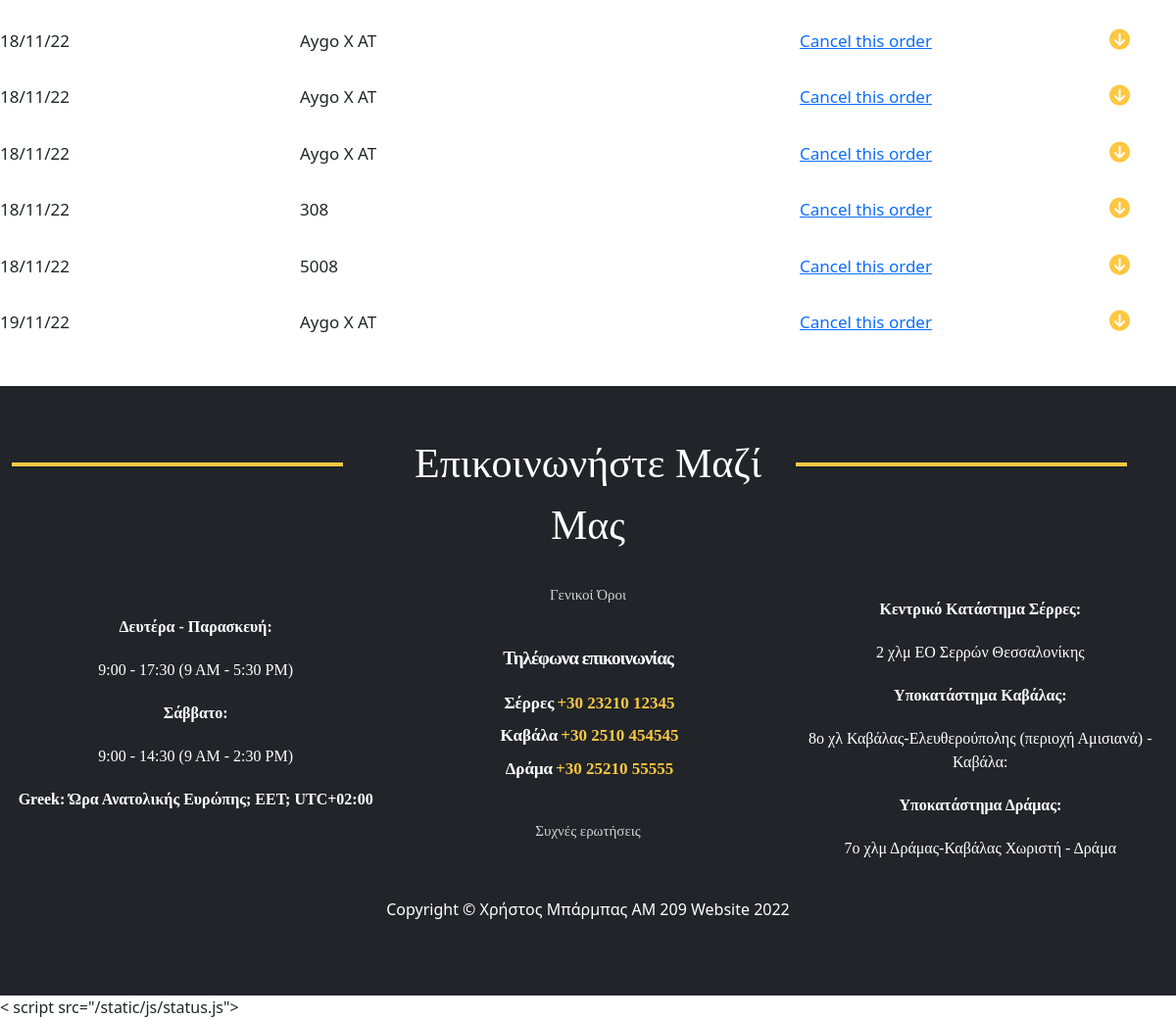
The page /totalRentals/ (signed in, lower part) on the database as committed earlier.
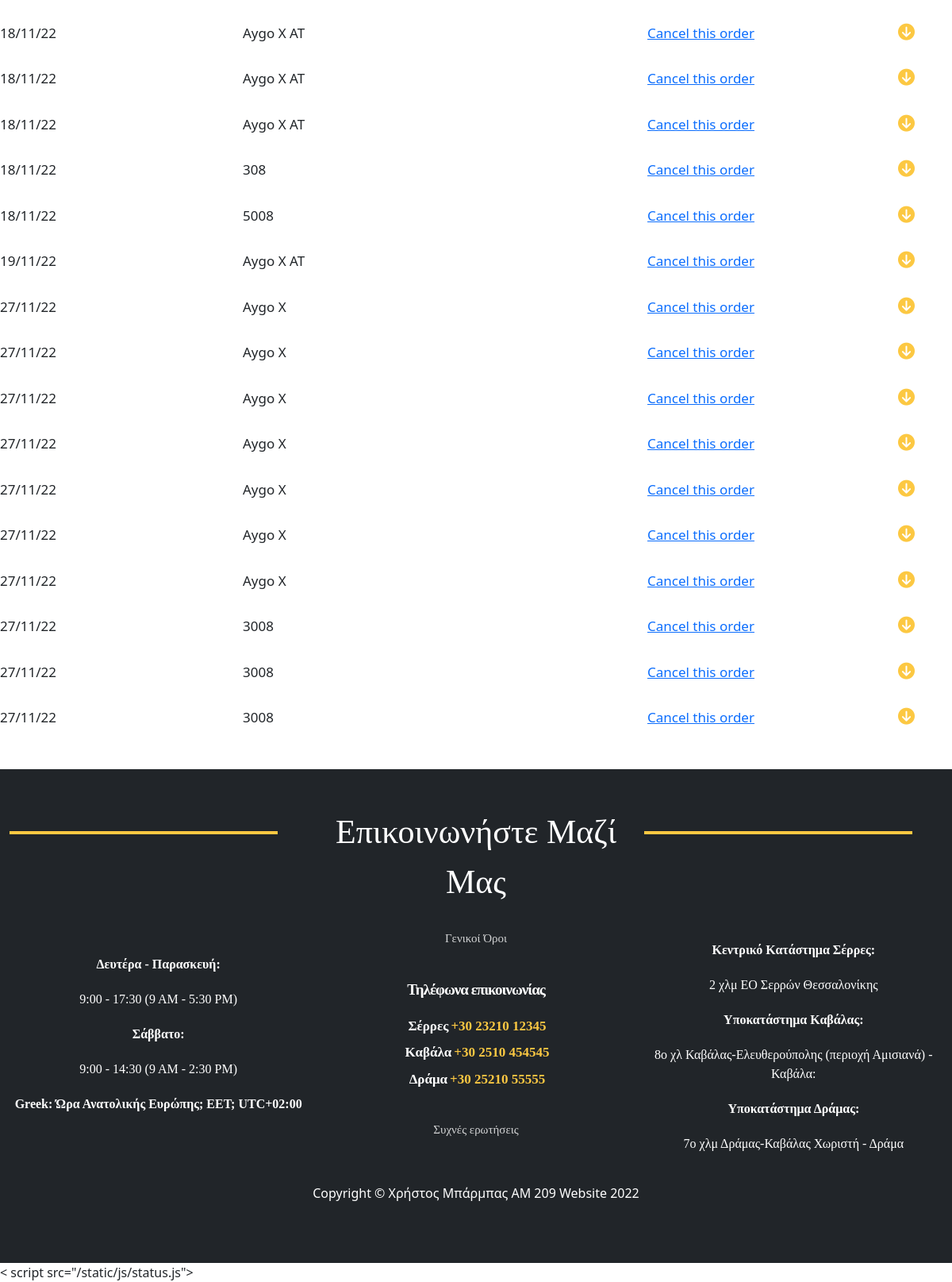
The same page on the database as committed later.
### carRental/models.py (models this page shows, shortened)
class Rental(models.Model):
    costumer = models.ForeignKey(Costumer, null=True, on_delete=models.CASCADE)
    customerName = models.CharField(max_length=70, null=True)
    costumerID = models.IntegerField(null=True, blank=False)
    rentalCompany = models.ForeignKey(RentalCompany, null=True, on_delete=models.CASCADE, default='1')
    car = models.ForeignKey(Car, null=True, on_delete=models.CASCADE)
    carModel = models.CharField(max_length=70, null=True)
    carId = models.IntegerField(null=True, blank=False)
    price = models.IntegerField(null=True, blank=False)
    startDate = models.DateField(auto_now_add=False, null=True)
    finishDate = models.DateField(auto_now_add=False, null=True)
    orderDate = models.DateTimeField(auto_now_add=True, null=True)
    placeToStart = models.ForeignKey(PlaceToStart, null=True, on_delete=models.CASCADE)
    fullFuel = models.BooleanField(blank=True, null=True, default=False)
    insurance = models.BooleanField(blank=True, null=True, default=False)
    payed = models.BooleanField(null=True, default=False)

### carRental/views.py (the view)
# urls.py: path('totalRentals/', views.totalRentals, name='totalRentals'),
@login_required(login_url='home.html')
def totalRentals(request):
    current = request.user
    rentals = Rental.objects.all()
    context = {
        'current': current,
        'rentals': rentals,
    }
    return render(request, 'totalRentals.html', context)

### carRental/models.py (called while the page is built)
    def __str__(self):
        return self.placeToStart

### carRental/templates/totalRentals.html (shortened to what this page needs)
{% extends 'main.html' %}
{% load static %}
{% block content %}
    <div class="lastRent lastRentPos">
				<div class="row no-gutters">
					<div class="col-12">
                {% for x in rentals %}
						<div class="row align-items-center">
							<div class="col-md-12 col-sm-12 clickFaq ">
								<div class="questionUs rowSize">
									<div class="row no-gutters ">
										<div class="col-2">
											<div class="infoTable ">
												{{ x.orderDate|date:'d/m/y' }}
											</div>
										</div>
										<div class="col-1">
										</div>
										<div class="col-5">
											<div class="infoTable">
											    {{ x.carModel}}
											</div>
										</div>
										<div class="col-3">
											<div class="infoTable">
											{% if x.payed == False %}
											<div class="payingPc">
												<a href="">Cancel this order</a>
											</div>
											{% else  %}
											 Payed
											{% endif  %}
											</div>
										</div>
										<div class="col-1">
											<div class="infoTable">
												<i class="fas fa-arrow-circle-down .displayFaq arrowsUS"></i>
											</div>
										</div>
									</div>
								</div>
							</div>
						</div>
                        {% endfor  %}
					</div>
				</div>
			</div>
{% endblock  %}

Rows that differ between the two databases and show on the page:
added Rental: orderDate "27/11/22", carModel "Aygo X", payed "Cancel this order"
added Rental: orderDate "27/11/22", carModel "Aygo X", payed "Cancel this order"
added Rental: orderDate "27/11/22", carModel "Aygo X", payed "Cancel this order"
added Rental: orderDate "27/11/22", carModel "Aygo X", payed "Cancel this order"
added Rental: orderDate "27/11/22", carModel "Aygo X", payed "Cancel this order"
added Rental: orderDate "27/11/22", carModel "Aygo X", payed "Cancel this order"
added Rental: orderDate "27/11/22", carModel "Aygo X", payed "Cancel this order"
added Rental: orderDate "27/11/22", carModel "3008", payed "Cancel this order"
added Rental: orderDate "27/11/22", carModel "3008", payed "Cancel this order"
added Rental: orderDate "27/11/22", carModel "3008", payed "Cancel this order"
